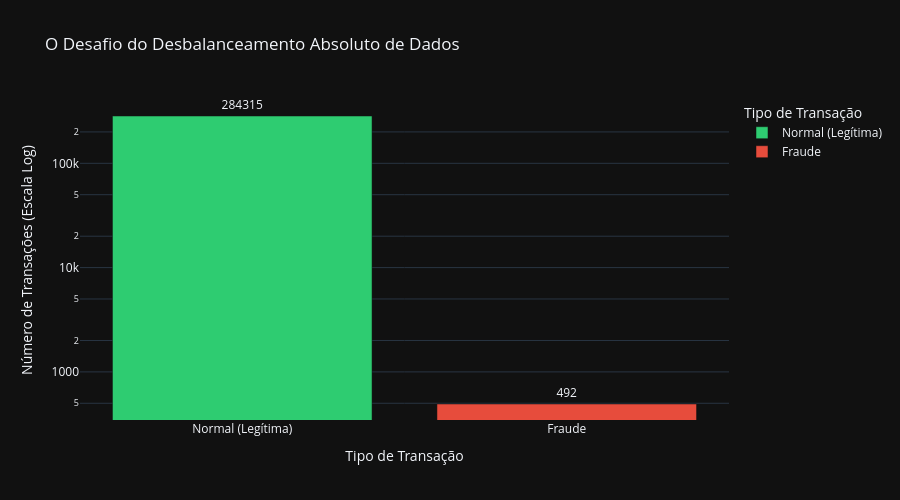

Notebook source saved alongside this figure:
### Code cell
contagem_classes = df['Class'].value_counts().reset_index()
contagem_classes.columns = ['Classe', 'Total']
contagem_classes['Classe'] = contagem_classes['Classe'].map({0: 'Normal (Legítima)', 1: 'Fraude'})

fig_barras = px.bar(
    contagem_classes, 
    x='Classe', 
    y='Total',
    text='Total',
    title='O Desafio do Desbalanceamento Absoluto de Dados',
    labels={'Total': 'Número de Transações (Escala Log)', 'Classe': 'Tipo de Transação'},
    color='Classe',
    color_discrete_map={'Normal (Legítima)': '#2ecc71', 'Fraude': '#e74c3c'} 
)
fig_barras.update_traces(textposition='outside')
fig_barras.update_layout(height=500, template='plotly_dark', yaxis_type="log")
fig_barras.show()

### Figure 1 — Plotly figure (JSON) as saved in the notebook; plotly's stock layout.template omitted (floating-point values rounded to 4 significant figures)
{"data": [{"hovertemplate": "Tipo de Transação=%{x}<br>Número de Transações (Escala Log)=%{text}<extra></extra>", "legendgroup": "Normal (Legítima)", "marker": {"color": "#2ecc71", "pattern": {"shape": ""}}, "name": "Normal (Legítima)", "orientation": "v", "showlegend": true, "text": [284300.0], "textposition": "outside", "type": "bar", "x": ["Normal (Legítima)"], "xaxis": "x", "y": [284315], "yaxis": "y"}, {"hovertemplate": "Tipo de Transação=%{x}<br>Número de Transações (Escala Log)=%{text}<extra></extra>", "legendgroup": "Fraude", "marker": {"color": "#e74c3c", "pattern": {"shape": ""}}, "name": "Fraude", "orientation": "v", "showlegend": true, "text": [492.0], "textposition": "outside", "type": "bar", "x": ["Fraude"], "xaxis": "x", "y": [492], "yaxis": "y"}], "layout": {"barmode": "relative", "height": 500, "legend": {"title": {"text": "Tipo de Transação"}, "tracegroupgap": 0}, "title": {"text": "O Desafio do Desbalanceamento Absoluto de Dados"}, "xaxis": {"anchor": "y", "categoryarray": ["Normal (Legítima)", "Fraude"], "categoryorder": "array", "domain": [0, 1], "title": {"text": "Tipo de Transação"}}, "yaxis": {"anchor": "x", "domain": [0, 1], "title": {"text": "Número de Transações (Escala Log)"}, "type": "log"}}}
